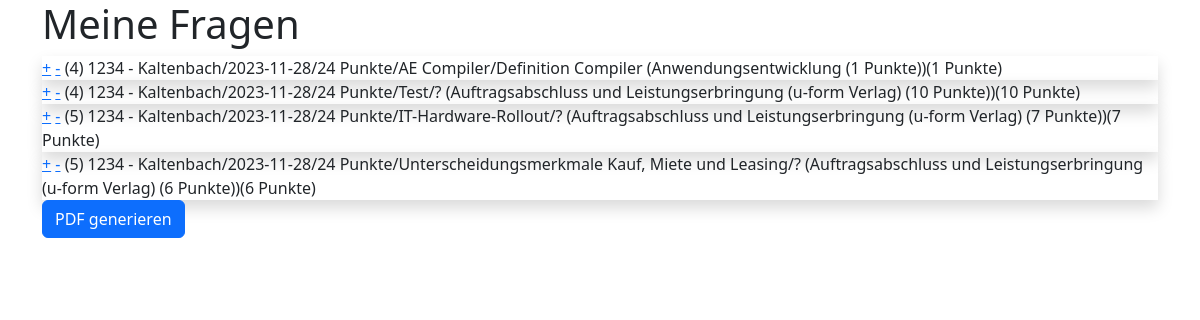
Page /klausur/design/8 on the earlier database version.
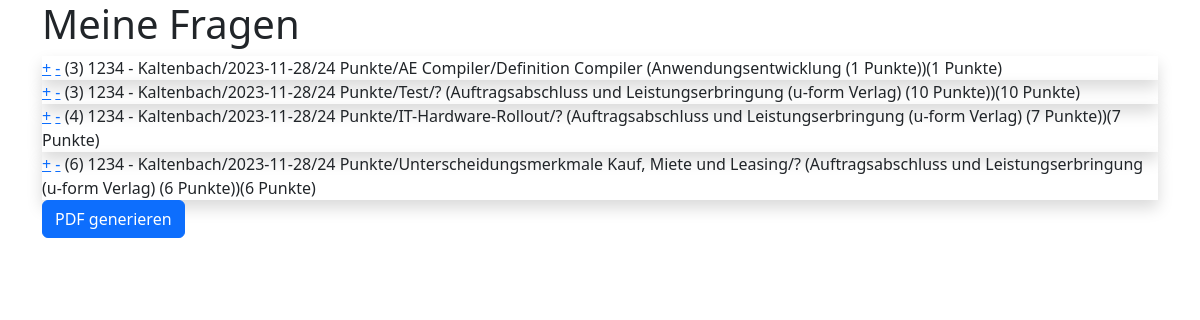
Same page on the later database version.
### klausur/models.py (models this page shows, shortened)
class Klausurthema(models.Model):
    klausur = models.ForeignKey(Klausur, verbose_name=("Klausur"), on_delete=models.CASCADE)
    frage = models.ForeignKey(Frage, verbose_name=("Frage"), on_delete=models.RESTRICT)
    position = models.IntegerField(("Position"), default=1)
    seitenwechsel = models.BooleanField(("Seitenwechsel im Anschluss"), default=False)
    class Meta:
        verbose_name = ("Klausur-Thema")
        verbose_name_plural = ("Klausur-Themen")
        ordering = ['klausur', 'position']
    def __str__(self):
        return f"{self.klausur}/{self.frage}({self.frage.punkte} Punkte)"

class Klausur(models.Model):
    titel = models.CharField(("Titel"), max_length=50)
    thema = models.CharField(("Thema"), max_length=50)
    termin = models.DateTimeField(("termin"), auto_now=False, auto_now_add=False)
    gruppe = models.CharField(("Gruppe"), max_length=50)
    fragen = models.ManyToManyField(Frage, verbose_name=("Fragen"))
    class Meta:
        verbose_name = ("Klausur")
        verbose_name_plural = ("Klausuren")
        ordering = ['-termin']
    def __str__(self):
        return f"{self.gruppe} - {self.titel}/{self.termin.date()}/{self.get_gesamtpunkte} Punkte"
    @property
    def get_gesamtpunkte(self):
        fragen = self.fragen.all()
        gesamtpunkte = sum(frage.punkte for frage in fragen)
        return gesamtpunkte

class Frage(models.Model):
    titel = models.CharField(("Titel"), max_length=250)
    inhalt = models.CharField("Inhalt", max_length=50, default="?")
    frage = models.TextField(("Frage"))
    musterantwort = models.TextField(("Musterantwort"), default ="")
    bild = models.ImageField(("Bild"), blank=True, null=True)
    thema = models.ForeignKey(Thema, verbose_name=("Thema"), on_delete=models.RESTRICT)
    punkte = models.IntegerField(("Erreichbare Punkte"), default=1)
    schwierigkeit = models.IntegerField(("Schwierigkeit") , default=2)
    class Meta:
        verbose_name = ("Frage")
        verbose_name_plural = ("Fragen")
        ordering = ['thema', 'titel', ]
    def __str__(self):
        return f"{self.titel}/{self.inhalt} ({self.thema} ({self.punkte} Punkte))"

class Thema(models.Model):
    titel = models.CharField(("Titel"), max_length=250, primary_key=True)
    kommentar = models.TextField(("Kommentar"), blank=True, null=True)
    class Meta:
        verbose_name = ("Thema")
        verbose_name_plural = ("Themas")
        ordering = ['titel']
    def __str__(self):
        return self.titel

### klausur/views.py (the view)
# urls.py: path('design/<int:id>', views.klaus_design, name= 'klausur_design'),
def klaus_design(request, id):
    klausur = Klausur.objects.get(pk=id)
    fragen = klausur.fragen.all()
    i = 0
    for frage in fragen:
        position, created = Klausurthema.objects.get_or_create(klausur = klausur, frage=frage)
        if created:
            position.position = i
            position.save()
        i +=1
    pos_fragen = Klausurthema.objects.filter(klausur = klausur)
    content = {
        'fragen': pos_fragen,
    }
    return render(request, "design.html", content)

### klausur/templates/design.html (shortened to what this page needs)
{% extends "start.html" %}
{% block content %}
    <h1>Meine Fragen</h1>
    {% for frage in fragen %}
        <div class="shadow" draggable="true">
            <a href="{% url 'richtung' frage.klausur.id frage.frage.id 1 %}">+</a>
            <a href="{% url 'richtung' frage.klausur.id frage.frage.id 2 %}">-</a>
            ({{frage.position}}) {{frage}}
        </div>
    {% endfor %}
    <div><a href="{% url 'gen_pdf' fragen.0.klausur.id 3 %}" target="_empty"><button class="btn btn-primary" type="submit">PDF generieren</button></a></div>
{% endblock content %}

### klausur/templates/start.html (shortened to what this page needs)
<!doctype html>
<html lang="de">
<head>
  <link href="https://cdn.jsdelivr.net/npm/bootstrap@5.3.2/dist/css/bootstrap.min.css" rel="stylesheet"
>
</head>
<body>
    <div class="container">
    {% block content %}{% endblock content %}
    </div>
</body>
</html>

Differences in the rows shown:
changed Klausurthema (number 1 of 4 on the later page): position "4" → "3"
changed Klausurthema (number 2 of 4 on the later page): position "4" → "3"
changed Klausurthema (number 3 of 4 on the later page): position "5" → "4"
changed Klausurthema (number 4 of 4 on the later page): position "5" → "6"
